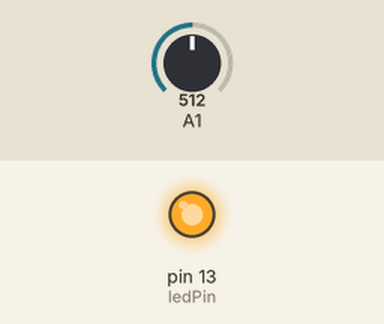
This sketch was run on a simulated Arduino Uno, built with avr-gcc and run on an emulated ATmega328P. Parts: output pins drawn as LEDs (lit = HIGH). The inputs (shaded band) are chosen by the test bench; at power-on: A1 = 512.

Above: at 1.2 s.
1.3 s: A1 set to 531
At 1.9 s:
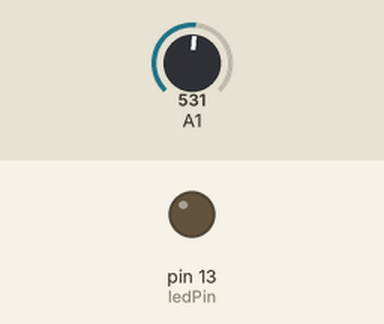
2.8 s: A1 set to 511
At 4.0 s:
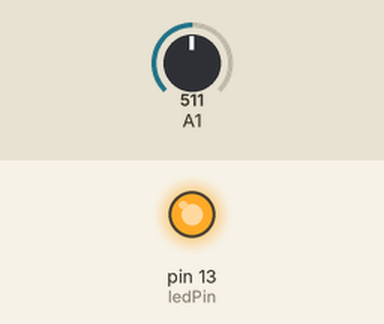
4.3 s: A1 set to 716
At 5.4 s:
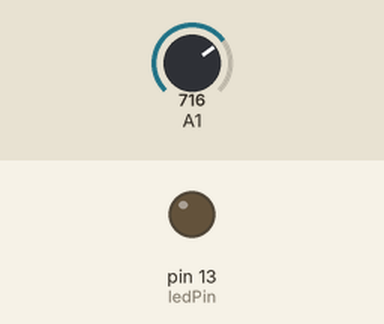
Timing chart, 0 to 7.3 s (numbered marks = the images above; inputs shaded):
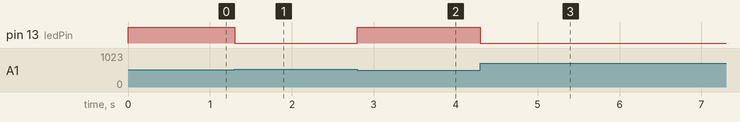

Measured:
- the behaviour switches between 513 and 514 on A1 (found by bisection; images 0 and 1)
- after the input at 1.3 s, pin 13 (ledPin): HIGH → LOW at once
- after the input at 2.8 s, pin 13 (ledPin): LOW → HIGH at once
- after the input at 4.3 s, pin 13 (ledPin): HIGH → LOW at once

The sketch:

lesson_05-2-ldr_as_analog_input.ino
```cpp
// (licence header left out)
int ledState=LOW;
int ledPin=13;

void setup() {
  // put your setup code here, to run once:


  pinMode(ledPin, OUTPUT);


}

void loop() {
  // put your main code here, to run repeatedly:

  Serial.print("analog reading is");

  int val = analogRead(1);

  Serial.println(val);

  val = map(val, 0, 1023, 0, 255);

  Serial.println(val);


  analogWrite(13, 255-val);


}
```
